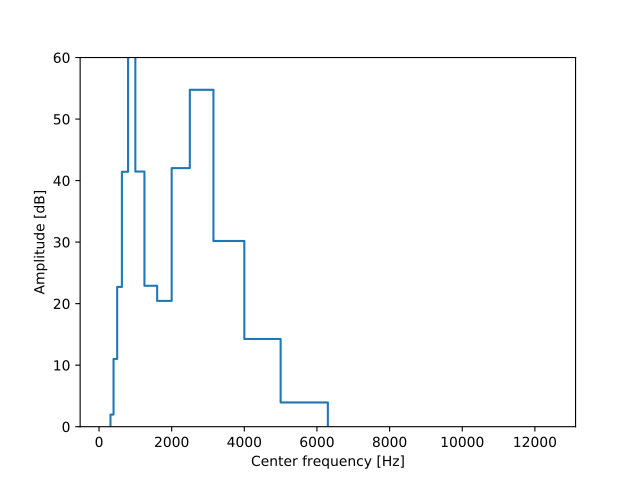

Write Python code to recreate this figure.
from mosqito.sound_level_meter import spectrum, noct_synthesis
from mosqito.utils import amp2db
import matplotlib.pyplot as plt
import numpy as np
f=1000
fs=48000
d=0.2
dB=60
time = np.arange(0, d, 1/fs)
stimulus = np.sin(2 * np.pi * f * time) + 0.5 * np.sin(6 * np.pi * f * time)
rms = np.sqrt(np.mean(np.power(stimulus, 2)))
ampl = 0.00002 * np.power(10, dB / 20) / rms
stimulus = stimulus * ampl
spec, freqs = spectrum(stimulus, fs, db=False)
spec_3, freq_axis = noct_synthesis(spec, freqs, fmin=90, fmax=14000)
spec_3db = amp2db(spec_3, ref=2e-5)
plt.step(freq_axis, spec_3db)
plt.ylim(0,60)
plt.xlabel("Center frequency [Hz]")
plt.ylabel("Amplitude [dB]")
